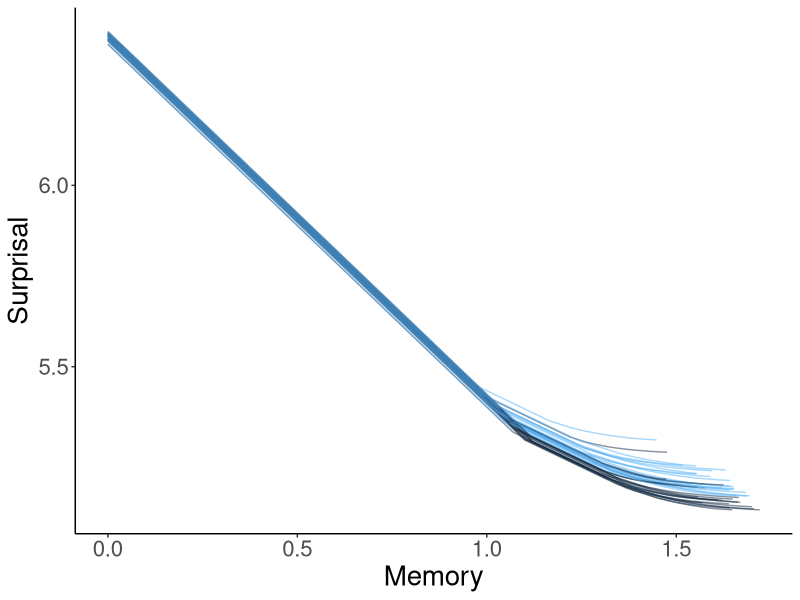

Source code (R):


    data = read.csv("results/japanese/tradeoff-summary.tsv", sep="\t")

    library(tidyr)
    library(dplyr)
    library(ggplot2)


    data2 = data %>% filter(Distance==1) %>% mutate(MI=0, Distance=0)
    data = rbind(data2, data)
    data = data %>% group_by(Model, Condition) %>% mutate(CumulativeMemory = cumsum(Distance*MI), CumulativeMI = cumsum(MI), Surprisal=UnigramCE-CumulativeMI)




    plot = ggplot(data, aes(x=CumulativeMemory, y=Surprisal, group=Model+Condition, fill=Condition, color=Condition)) + geom_line(alpha=0.5)+ theme_classic() + theme(legend.position="none") + xlab("Memory") + ylab("Surprisal") + theme(text = element_text(size=20)) 
    ggsave(plot, file=paste("figures/japanese-memsurp.pdf", sep=""))




